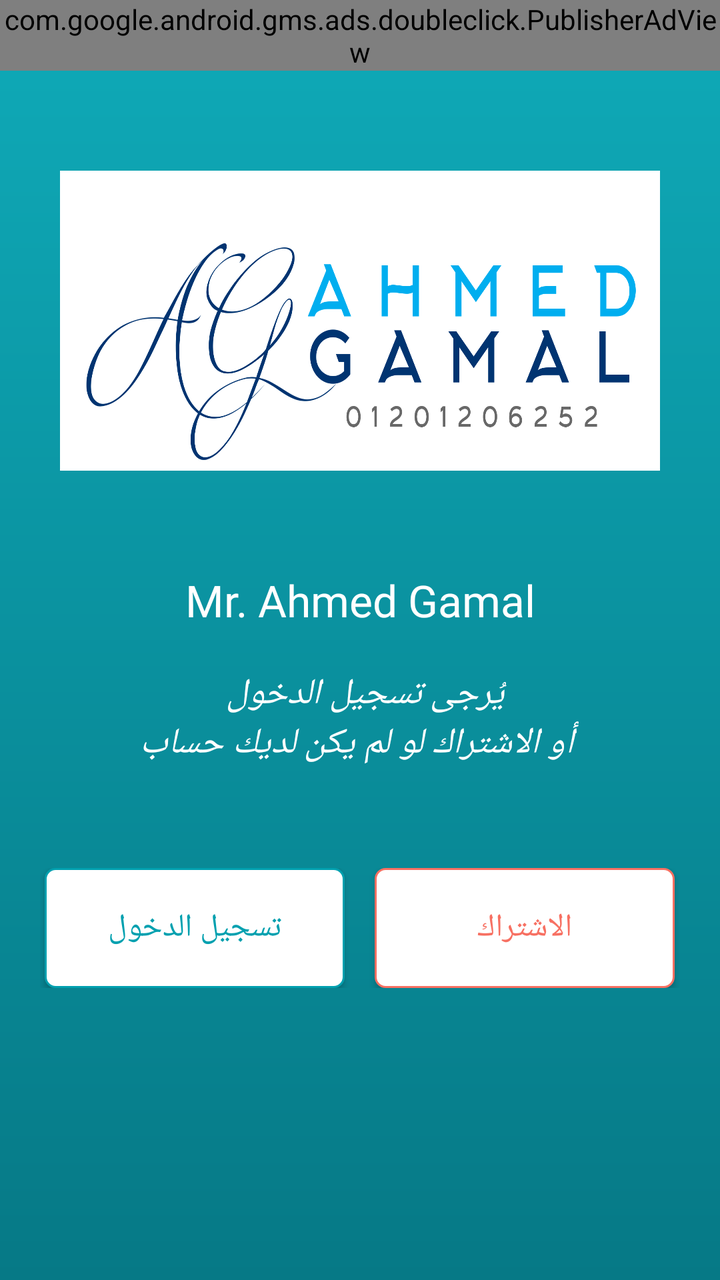
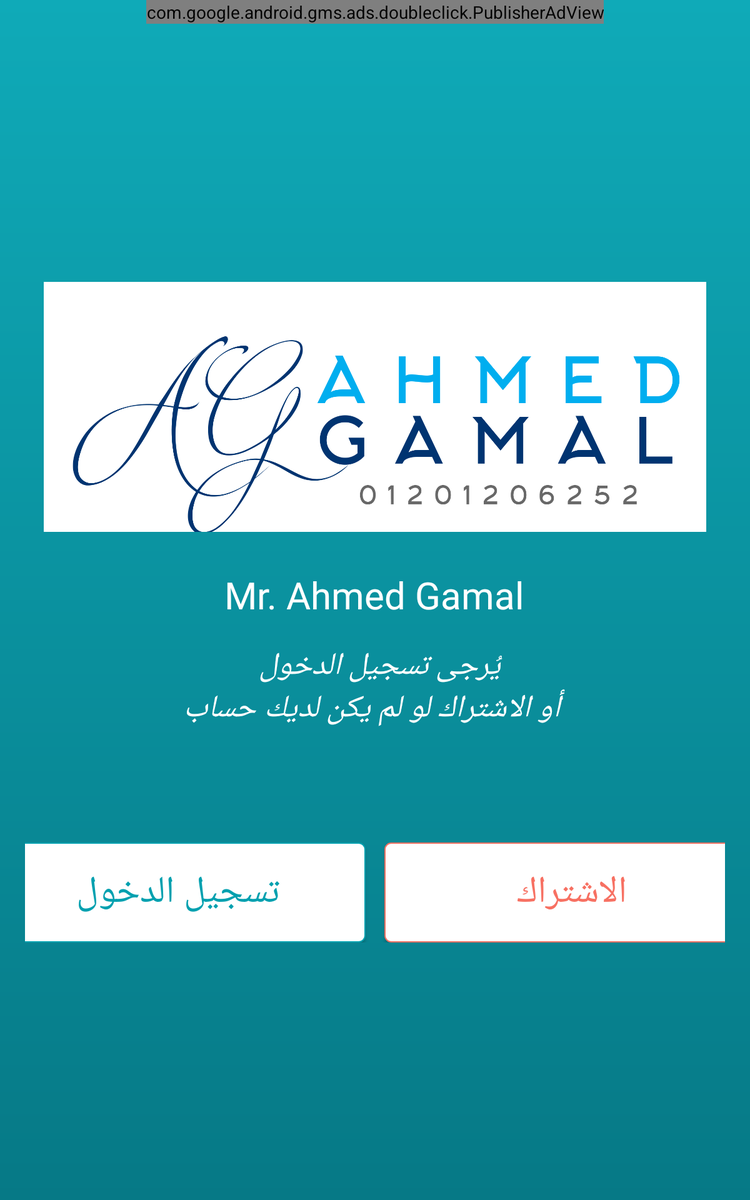

Compare how this app lays out the same screen by default and in its alternative resource folder. The renders come first, then the two layout files and the values they reference.
<!-- AndroidManifest.xml: application theme AppTheme -->
<!-- res/layout/fragment_first_.xml -->
<RelativeLayout
    xmlns:android="http://schemas.android.com/apk/res/android"
    xmlns:tools="http://schemas.android.com/tools"
    android:layout_width="match_parent"
    android:layout_height="match_parent"
    android:background="@drawable/gradiantcolor"
 >



    <ScrollView
    android:layout_width="match_parent"
    android:layout_height="wrap_content"
        android:id="@+id/scroll"
    android:layout_centerVertical="true"
    android:isScrollContainer="false"
        android:layout_below="@+id/publisherAdView"
    android:scrollbars="none"
    android:fillViewport="true"
    >
<LinearLayout
    android:layout_width="match_parent"
    android:layout_height="wrap_content"
    android:orientation="vertical"
    android:gravity="center_horizontal|center_vertical"
    android:padding="20dp"
    >



    
        
        
        
        
        
        
        
    <ImageView
        android:id="@+id/imageAn"
        android:layout_width="match_parent"
        android:layout_height="150dp"
        android:layout_marginEnd="10dp"
        android:layout_marginStart="10dp"
        android:layout_marginTop="30dp"
        android:elevation="4dp"
        android:scaleType="fitXY"
        android:src="@drawable/logo"

        />

    <TextView
        android:id="@+id/image2"
        android:layout_width="250dp"
        android:gravity="center"
        android:elevation="5dp"
        android:textSize="22dp"
        android:text="@string/app_name"
        android:textColor="@android:color/white"
        android:layout_height="wrap_content"
        android:layout_marginTop="50dp"
        android:fontFamily="@font/cairo"
        />


    <TextView
        android:id="@+id/txt"
        android:layout_width="match_parent"
        android:layout_height="wrap_content"
        android:layout_marginEnd="15dp"
        android:layout_marginStart="15dp"
        android:layout_marginTop="20dp"
        android:elevation="5dp"
        android:fontFamily="@font/cairo"
        android:gravity="center_horizontal"
        android:text="@string/s_in_up"
        android:textColor="@android:color/white"
        android:textSize="18sp"
        android:textStyle="italic" />


    <LinearLayout

        android:orientation="horizontal"
        android:layout_width="match_parent"
        android:layout_height="wrap_content"
        android:gravity="center_horizontal"
        android:id="@+id/linearLayout"
        android:layout_gravity="center_horizontal"
        android:layout_marginTop="50dp"

        >

        <Button
            android:id="@+id/Goto_signin"
            android:layout_width="150dp"
            android:layout_height="60dp"
            android:layout_gravity="center_vertical"
            android:background="@drawable/button_background2"
            android:elevation="4dp"
            android:fontFamily="@font/cairo"
            android:text="@string/Sign_in"
            android:textColor="@color/color1"
            android:textSize="16sp"
             />

        <Button
            android:id="@+id/Goto_signup"
            android:layout_width="150dp"
            android:layout_height="60dp"
            android:layout_gravity="center_vertical"
            android:layout_marginStart="15dp"
            android:background="@drawable/button_background"
            android:elevation="4dp"
            android:fontFamily="@font/cairo"
            android:text="@string/Sign_up"
            android:textColor="@color/color2"
            android:textSize="16sp"
             />

    </LinearLayout>
</LinearLayout>
</ScrollView>


    <com.google.android.gms.ads.doubleclick.PublisherAdView
        xmlns:ads="http://schemas.android.com/apk/res-auto"
        android:id="@+id/publisherAdView"
        android:layout_width="wrap_content"
        android:layout_height="wrap_content"
        android:layout_centerHorizontal="true"
        android:layout_alignParentTop="true"
        ads:adSize="BANNER"
        ads:adUnitId="@string/banner_ad_unit_id">
    </com.google.android.gms.ads.doubleclick.PublisherAdView>


</RelativeLayout>
<!-- resources referenced by this layout -->
<resources>
  <color name="color1">#00a0af</color>
  <color name="color2">#F77062</color>
  <!-- drawable button_background (drawable) -->
  <?xml version="1.0" encoding="utf-8"?>
  <selector xmlns:android="http://schemas.android.com/apk/res/android">
  <item android:drawable="@drawable/roundcorner"
      android:state_pressed="true"/>
  
  <item android:drawable="@drawable/roundcorner2"/>
  
  </selector>
  <!-- drawable button_background2 (drawable) -->
  <?xml version="1.0" encoding="utf-8"?>
  <selector xmlns:android="http://schemas.android.com/apk/res/android">
  <item android:drawable="@drawable/roundcorner2"
      android:state_pressed="true"/>
  
  <item android:drawable="@drawable/roundcorner"/>
  
  </selector>
  <!-- drawable gradiantcolor (drawable) -->
  <?xml version="1.0" encoding="UTF-8"?>
  <shape xmlns:android="http://schemas.android.com/apk/res/android" android:shape="rectangle" >
  
      <gradient
          android:angle="270"
          android:endColor="#067986"
          android:startColor="#0FAAB8"
          android:type="linear"
  
          />
  
      <corners
          android:radius="0dp"/>
  
  </shape>
  <!-- drawable logo: png bitmap (drawable, 135192 bytes) -->
  <string name="Sign_in">تسجيل الدخول</string>
  <string name="Sign_up">الاشتراك</string>
  <string name="app_name">Mr. Ahmed Gamal </string>
  <string name="banner_ad_unit_id">ca-app-pub-4214877267260040/2100906857</string>
  <string name="s_in_up">    يُرجى تسجيل الدخول \n
      أو الاشتراك لو لم يكن لديك حساب </string>
  <style name="AppTheme" parent="Theme.AppCompat.Light.NoActionBar">
          
          <item name="colorPrimary">@color/color1</item>
          <item name="android:itemBackground">@color/color1</item>
          <item name="colorPrimaryDark">@color/colorPrimaryDark</item>
          <item name="colorAccent">@color/colorAccent</item>
  
  
      </style>
  <!-- drawable roundcorner (drawable) -->
  <layer-list xmlns:android="http://schemas.android.com/apk/res/android" >
      <item >
  
          <shape android:shape="rectangle">
              <stroke
  
                  android:width="1dp"
                  android:color="@color/color1"
                  />
              <gradient
                  android:startColor="#FFFFFF
  "
                  android:endColor="#FFFFFF"
                  />
              <corners android:radius="5dp" />
              <size android:width="80dp" android:height="30dp"/>
          </shape>
      </item>
  </layer-list>
  <!-- drawable roundcorner2 (drawable) -->
  <layer-list xmlns:android="http://schemas.android.com/apk/res/android" >
      <item >
  
          <shape android:shape="rectangle">
              <stroke
  
                  android:width="1dp"
                  android:color="@color/color2"
                  />
              <gradient
                  android:startColor="#FFFFFF
  "
                  android:endColor="#FFFFFF"
                  />
              <corners android:radius="5dp" />
              <size android:width="80dp" android:height="30dp"/>
          </shape>
      </item>
  </layer-list>
  <color name="colorPrimaryDark">#055d66</color>
  <color name="colorAccent">#FF4081</color>
</resources>
<!-- res/layout-sw600dp/fragment_first_.xml (the repository's variant of the layout above) -->
<!-- drawn on a 7-inch tablet held upright -->
<RelativeLayout
    xmlns:android="http://schemas.android.com/apk/res/android"
    xmlns:tools="http://schemas.android.com/tools"
    android:layout_width="match_parent"
    android:layout_height="match_parent"
    android:background="@drawable/gradiantcolor"
 >

    <ScrollView
    android:layout_width="match_parent"
    android:layout_height="wrap_content"
    android:layout_centerVertical="true"
    android:isScrollContainer="false"
    android:scrollbars="none"
    android:fillViewport="true"
    >
<LinearLayout
    android:layout_width="match_parent"
    android:layout_height="wrap_content"
    android:orientation="vertical"
    android:gravity="center_horizontal|center_vertical"
    android:padding="20dp"
    >



    
        
        
        
        
        
        
        
    <ImageView
        android:id="@+id/imageAn"
        android:layout_width="match_parent"
        android:layout_height="200dp"
        android:layout_marginEnd="15dp"
        android:layout_marginStart="15dp"
        android:layout_marginTop="20dp"
        android:elevation="4dp"
        android:scaleType="centerCrop"
        android:src="@drawable/logo"

        />

    <TextView
        android:id="@+id/image2"
        android:layout_width="wrap_content"
        android:gravity="center"
        android:elevation="5dp"
        android:textSize="30dp"
        android:text="@string/app_name"
        android:textColor="@android:color/white"
        android:layout_height="wrap_content"
        android:layout_marginTop="30dp"
        android:fontFamily="@font/cairo"
        />


    <TextView
        android:id="@+id/txt"
        android:layout_width="match_parent"
        android:layout_height="wrap_content"
        android:layout_marginEnd="15dp"
        android:layout_marginStart="15dp"
        android:layout_marginTop="20dp"
        android:elevation="5dp"
        android:fontFamily="@font/cairo"
        android:gravity="center_horizontal"
        android:text="@string/s_in_up"
        android:textColor="@android:color/white"
        android:textSize="25sp"
        android:textStyle="italic" />


    <LinearLayout

        android:orientation="horizontal"
        android:layout_width="match_parent"
        android:layout_height="wrap_content"
        android:gravity="center_horizontal"
        android:id="@+id/linearLayout"
        android:layout_gravity="center_horizontal"
        android:layout_marginTop="90dp"

        >

        <Button
            android:id="@+id/Goto_signin"
            android:layout_width="300dp"
            android:layout_height="80dp"
            android:layout_gravity="center_vertical"
            android:background="@drawable/button_background2"
            android:elevation="4dp"
            android:fontFamily="@font/cairo"
            android:text="@string/Sign_in"
            android:textColor="@color/color1"
            android:textSize="30sp"
             />

        <Button
            android:id="@+id/Goto_signup"
            android:layout_width="300dp"
            android:layout_height="80dp"
            android:layout_gravity="center_vertical"
            android:layout_marginStart="15dp"
            android:background="@drawable/button_background"
            android:elevation="4dp"
            android:fontFamily="@font/cairo"
            android:text="@string/Sign_up"
            android:textColor="@color/color2"
            android:textSize="30dp"
             />

    </LinearLayout>
</LinearLayout>
</ScrollView>

    <com.google.android.gms.ads.doubleclick.PublisherAdView
        xmlns:ads="http://schemas.android.com/apk/res-auto"
        android:id="@+id/publisherAdView"
        android:layout_width="wrap_content"
        android:layout_height="wrap_content"
        android:layout_centerHorizontal="true"
        android:layout_alignParentTop="true"
        ads:adSize="SMART_BANNER"
        ads:adUnitId="@string/banner_ad_unit_id">
    </com.google.android.gms.ads.doubleclick.PublisherAdView>

</RelativeLayout>
